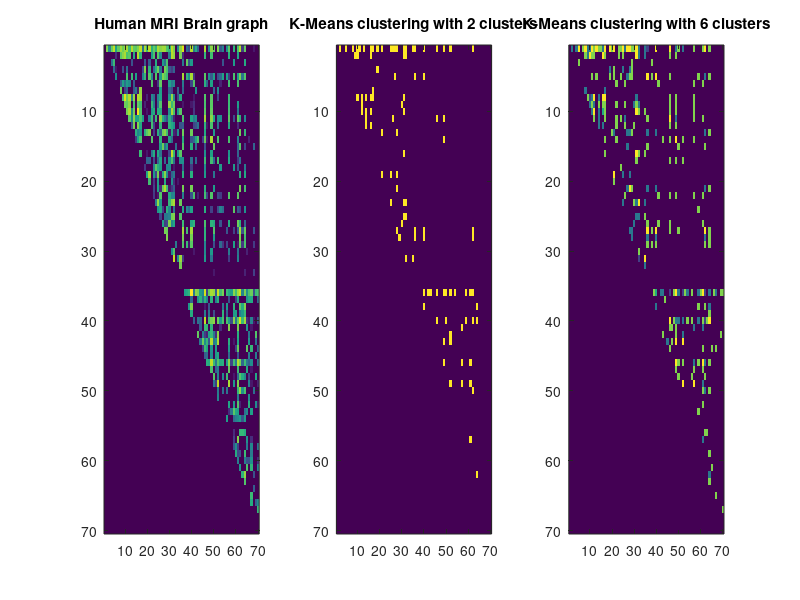

Reproduce this figure in MATLAB.
%gkiar_hw1.m for EN.580.649
%Version 0.1
%Feb 6, 2015

%load human brain graph file
load graph.mat

%start my figure
figure
subplot(131);
imagesc(log10(graph));
title('Human MRI Brain graph');
subplot(132);

%use kmeans clustering withs slightly different parameters to show how
%much it... fails

%first attempt is forground and background parcelation. This actually isn't
%awful, but doesn't a) pick up all the foreground and b) doesn't tell us
%anything about the connectivity
c1 = reshape(kmeans(reshape(graph,70*70,1),2),70,[]);

%next attempt is to break the graph into background, and 5 foreground
%components. This is quite unsuccessful, it appears, at identifying densely
%connected regions.
c2 = reshape(kmeans(reshape(graph,70*70,1),6),70,[]);

imagesc(c1);
title('K-Means clustering with 2 clusters');

subplot(133);
imagesc(c2);
title('K-Means clustering with 6 clusters');

save gkiar_hw1.mat